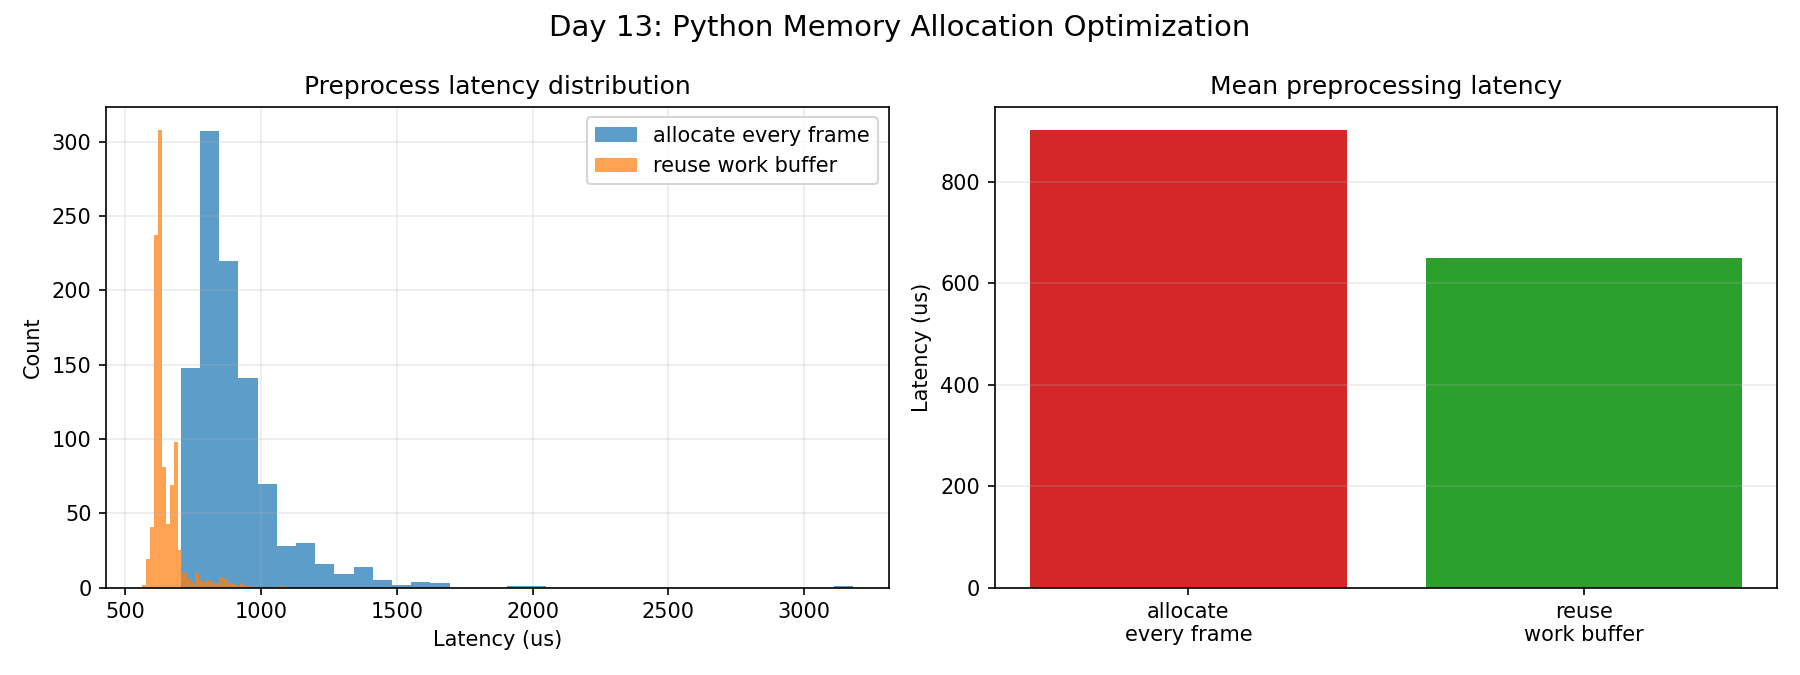

Write Python code to recreate this figure.
"""Day 13 - Compare per-frame allocation with a preallocated preprocess buffer."""

import json
import time
from pathlib import Path

import matplotlib

matplotlib.use("Agg")
import matplotlib.pyplot as plt
import numpy as np


RUN_COUNT = 1000
FRAME_SHAPE = (480, 640, 3)
MODEL_SHAPE = (640, 640, 3)
OUTPUT_DIR = Path(__file__).parent
rng = np.random.default_rng(1313)


def percentile(values, percent=95):
    return float(np.percentile(np.asarray(values), percent))


def preprocess_allocating(frame):
    """Baseline: allocate a new model-sized float buffer for every frame."""
    resized = np.zeros(MODEL_SHAPE, dtype=np.float32)
    height, width = frame.shape[:2]
    resized[:height, :width] = frame.astype(np.float32) / 255.0
    return np.transpose(resized, (2, 0, 1))[np.newaxis]


class PreallocatedPreprocessor:
    """Reuse one model-sized buffer: an object-pool style allocation strategy."""

    def __init__(self):
        self.buffer = np.empty(MODEL_SHAPE, dtype=np.float32)

    def process(self, frame):
        self.buffer.fill(0.0)
        height, width = frame.shape[:2]
        np.multiply(
            frame,
            1.0 / 255.0,
            out=self.buffer[:height, :width],
            casting="unsafe",
        )
        return np.transpose(self.buffer, (2, 0, 1))[np.newaxis]


def measure(label, function):
    durations_us = []
    checksum = 0.0
    frame_rng = np.random.default_rng(1313)
    for _ in range(RUN_COUNT):
        # Simulate camera capture before the timer starts.
        frame = frame_rng.integers(0, 256, FRAME_SHAPE, dtype=np.uint8)
        start_ns = time.perf_counter_ns()
        output = function(frame)
        durations_us.append((time.perf_counter_ns() - start_ns) / 1000.0)
        checksum += float(output[0, 0, 0, 0])

    result = {
        "mean_us": float(np.mean(durations_us)),
        "p95_us": percentile(durations_us),
        "max_us": float(np.max(durations_us)),
        "checksum": checksum,
    }
    print(
        f"{label:<18} mean={result['mean_us']:8.1f} us  "
        f"P95={result['p95_us']:8.1f} us  max={result['max_us']:8.1f} us"
    )
    return durations_us, result


def main():
    preallocated = PreallocatedPreprocessor()

    print("=== Day 13: Preallocation Optimization ===")
    baseline_times, baseline_summary = measure("Allocate every frame", preprocess_allocating)
    optimized_times, optimized_summary = measure("Reuse work buffer", preallocated.process)
    speedup = baseline_summary["mean_us"] / optimized_summary["mean_us"]
    print(f"Mean-latency speedup: {speedup:.2f}x")

    figure_path = OUTPUT_DIR / "day13_preprocess_optimization.png"
    json_path = OUTPUT_DIR / "day13_preprocess_optimization.json"
    fig, axes = plt.subplots(1, 2, figsize=(12, 4.5))
    axes[0].hist(baseline_times, bins=35, alpha=0.72, label="allocate every frame")
    axes[0].hist(optimized_times, bins=35, alpha=0.72, label="reuse work buffer")
    axes[0].set_title("Preprocess latency distribution")
    axes[0].set_xlabel("Latency (us)")
    axes[0].set_ylabel("Count")
    axes[0].grid(alpha=0.25)
    axes[0].legend()

    axes[1].bar(
        ["allocate\nevery frame", "reuse\nwork buffer"],
        [baseline_summary["mean_us"], optimized_summary["mean_us"]],
        color=["tab:red", "tab:green"],
    )
    axes[1].set_title("Mean preprocessing latency")
    axes[1].set_ylabel("Latency (us)")
    axes[1].grid(axis="y", alpha=0.25)
    fig.suptitle("Day 13: Python Memory Allocation Optimization", fontsize=14)
    fig.tight_layout()
    fig.savefig(figure_path, dpi=150)
    plt.close(fig)

    json_path.write_text(
        json.dumps(
            {"baseline": baseline_summary, "optimized": optimized_summary, "speedup": speedup},
            indent=2,
        ),
        encoding="utf-8",
    )
    print(f"Chart saved: {figure_path.name}")
    print(f"Summary saved: {json_path.name}")


if __name__ == "__main__":
    main()
